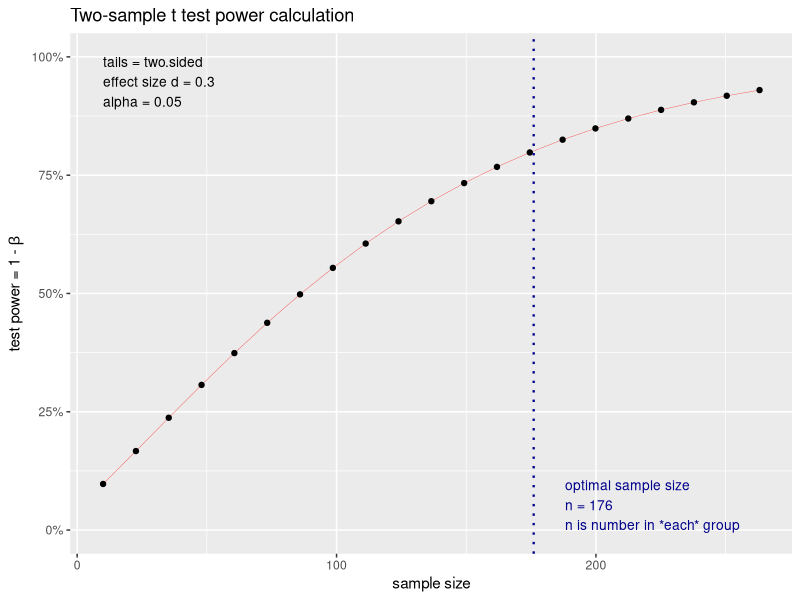
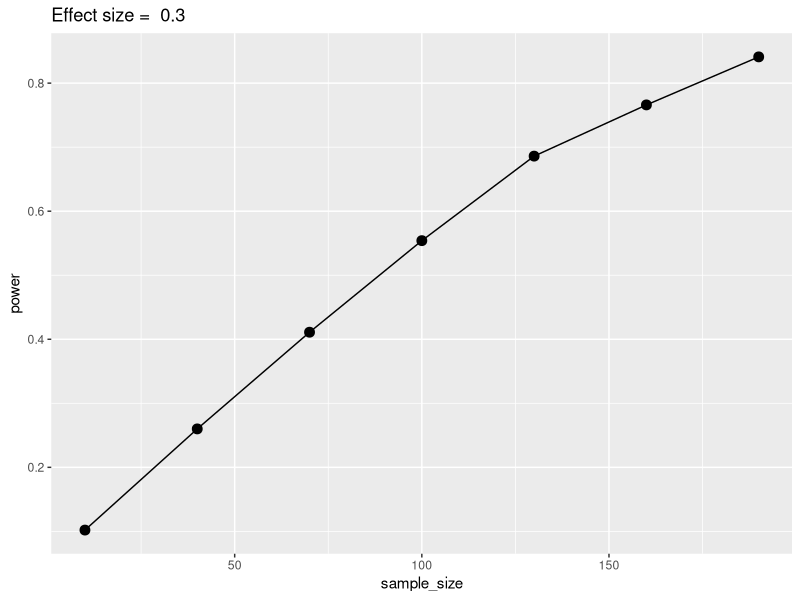
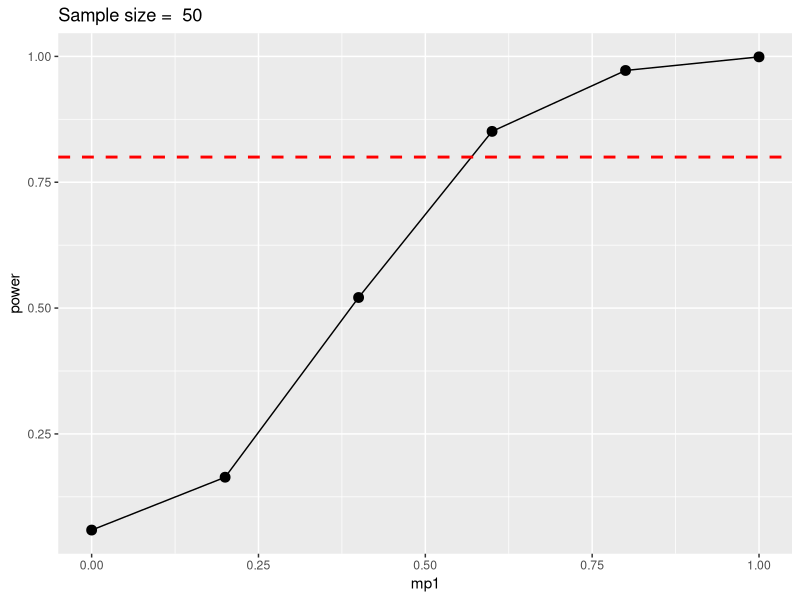
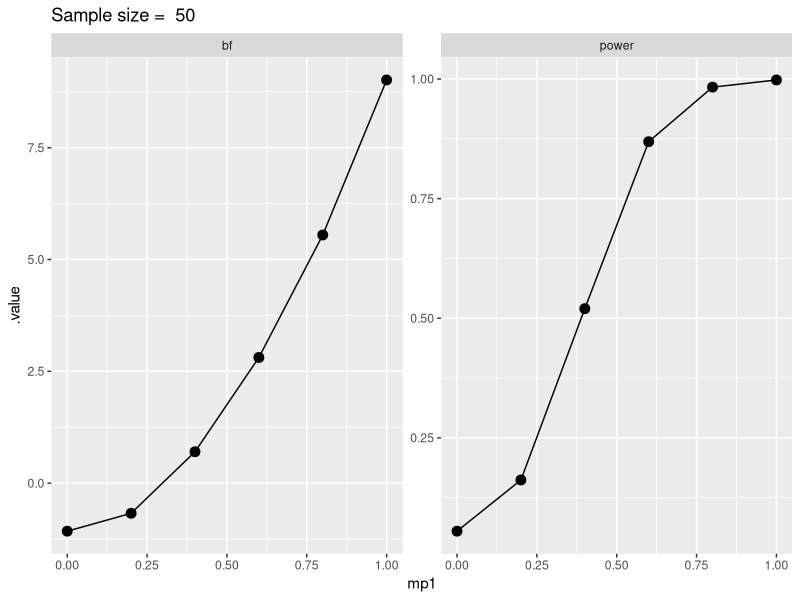

These charts were generated, in order, by the following R code:
## ---- chunk 1
knitr::opts_chunk$set(echo = TRUE,
                      fig.align = "center",
                      fig.retina = 2,
                      dpi = 300,
                      message = FALSE,
                      warning = FALSE,
                      cache = TRUE)
## ---- chunk 2

# Packages

library(tidyverse)
library(pwr)
library(BayesFactor)

# Seed for simulation

set.seed(2021)
## ---- chunk 3
power_analysis <- pwr::pwr.t.test(
  d = 0.3, 
  power = 0.8,
  sig.level = 0.05
)
power_analysis
## ---- chunk 4
plot(power_analysis)
## ---- chunk 5
mp0 <- 0
mp1 <- 0.3
sd_p <- 1
# d = mp1 - mp0 / sigma = (0.3 - 0) / 1 = 0.3
sample_size <- seq(10, 200, 30)
nsim <- 1000
alpha_level <- 0.05

sim <- expand_grid(
  mp0,
  mp1,
  sd_p,
  sample_size,
  nsim = 1:nsim,
  p_value = 0
)

# Using the for approach for clarity, *apply or map is better

for(i in 1:nrow(sim)){
  g0 <- rnorm(sim$sample_size[i], sim$mp0[i], sim$sd_p[i])
  g1 <- rnorm(sim$sample_size[i], sim$mp1[i], sim$sd_p[i])
  sim[i, "p_value"] <- t.test(g0, g1)$p.value
}

sim %>% 
  group_by(sample_size, mp1) %>% 
  summarise(power = mean(p_value < alpha_level)) %>% 
  ggplot(aes(x = sample_size, y = power)) +
  geom_point(size = 3) +
  geom_line() +
  ggtitle(paste("Effect size = ", sim$mp1[1]))
## ---- chunk 6
mp0 <- 0
mp1 <- seq(0, 1, 0.2)
sd_p <- 1
sample_size <- 50
nsim <- 1000
alpha_level <- 0.05

sim <- expand_grid(
  mp0,
  mp1,
  sd_p,
  sample_size,
  nsim = 1:nsim,
  p_value = 0
)

# Using the for approach for clarity, *apply or map is better

for(i in 1:nrow(sim)){
  g0 <- rnorm(sim$sample_size[i], sim$mp0[i], sim$sd_p[i])
  g1 <- rnorm(sim$sample_size[i], sim$mp1[i], sim$sd_p[i])
  sim[i, "p_value"] <- t.test(g0, g1)$p.value
}

sim %>% 
  group_by(mp1, sample_size) %>% 
  summarise(power = mean(p_value < alpha_level)) %>% 
  ggplot(aes(x = mp1, y = power)) +
  geom_point(size = 3) +
  geom_line() +
  geom_hline(yintercept = 0.8, linetype = "dashed", size = 1, col = "red") +
  ggtitle(paste("Sample size = ", sim$sample_size[1]))
## ---- chunk 7

sim <- expand_grid(
  mp0,
  mp1,
  sd_p,
  sample_size,
  nsim = 1:nsim,
  p_value = 0,
  bf = 0
)

# Using the for approach for clarity, *apply or map is better

for(i in 1:nrow(sim)){
  g0 <- rnorm(sim$sample_size[i], sim$mp0[i], sim$sd_p[i])
  g1 <- rnorm(sim$sample_size[i], sim$mp1[i], sim$sd_p[i])
  sim[i, "p_value"] <- t.test(g0, g1)$p.value
  sim[i, "bf"] <- extractBF(ttestBF(g0,g1))$bf
}

sim %>% 
  group_by(mp1, sample_size) %>% 
  summarise(power = mean(p_value < alpha_level),
            bf = mean(log(bf))) %>% 
  pivot_longer(c(power, bf), names_to = "metric", values_to = ".value") %>% 
  ggplot(aes(x = mp1, y = .value)) +
  facet_wrap(~metric, scales = "free") +
  geom_point(size = 3) +
  geom_line() +
  ggtitle(paste("Sample size = ", sim$sample_size[1]))
## ---- chunk 8
sessionInfo()
